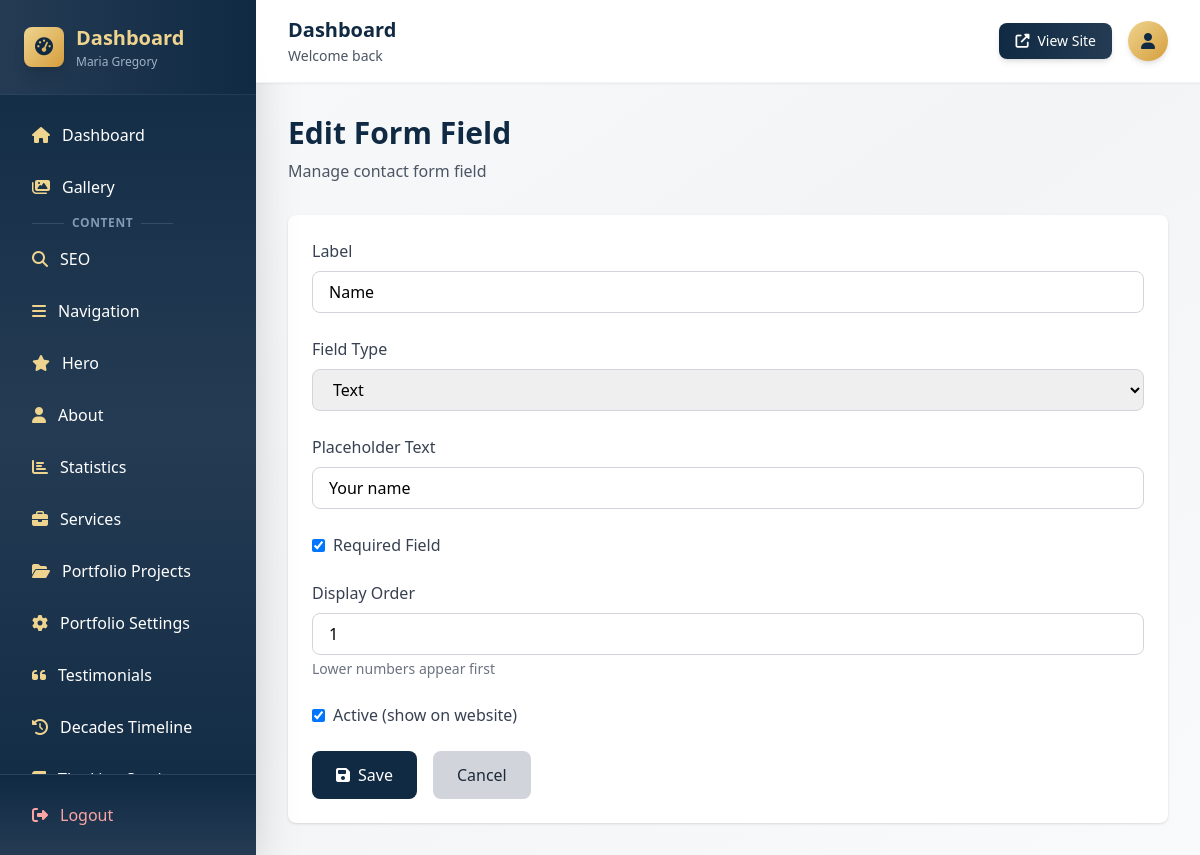
Screenshot of /dashboard/contact-form-fields/7/ (signed in) with the database file from the repository.
### myApp/models.py (models this page shows, shortened)
class ContactFormField(models.Model):
    FIELD_TYPE_CHOICES = [
        ('text', 'Text'),
        ('email', 'Email'),
        ('textarea', 'Textarea'),
        ('select', 'Select'),
        ('checkbox', 'Checkbox'),
    ]
    label = models.CharField(max_length=200)
    field_type = models.CharField(max_length=20, choices=FIELD_TYPE_CHOICES, default='text')
    placeholder = models.CharField(max_length=200, blank=True)
    is_required = models.BooleanField(default=False)
    sort_order = models.IntegerField(default=0)
    is_active = models.BooleanField(default=True)
    options = JSONField(default=list, blank=True)  # For select/checkbox options
    created_at = models.DateTimeField(auto_now_add=True)
    class Meta:
        ordering = ['sort_order', 'id']
        verbose_name = "Contact Form Field"
        verbose_name_plural = "Contact Form Fields"

### myApp/dashboard_views.py (the view, shortened to what this page needs)
# urls.py: path('contact-form-fields/<int:field_id>/', dashboard_views.contact_form_field_edit, name='contact_form_field_edit'),
@login_required
def contact_form_field_edit(request, field_id=None):
    if field_id:
        field = get_object_or_404(ContactFormField, id=field_id)
    else:
        field = ContactFormField()
    context = {'field': field}
    return render(request, 'dashboard/contact_form_field_edit.html', context)

### myApp/templates/dashboard/contact_form_field_edit.html (shortened to what this page needs)
{% extends "dashboard/base.html" %}
{% block content %}
<div class="mb-8">
    <h1 class="text-3xl font-bold text-navy-900 mb-2">{% if field.id %}Edit{% else %}Add{% endif %} Form Field</h1>
    <p class="text-gray-600">Manage contact form field</p>
</div>
<form method="post" class="bg-white rounded-lg shadow p-6">
    <div class="mb-6">
        <label class="block text-gray-700 font-medium mb-2">Label</label>
        <input type="text" name="label" value="{{ field.label|default:'' }}" class="w-full px-4 py-2 border border-gray-300 rounded-lg focus:ring-2 focus:ring-navy-500" required placeholder="e.g., Name, Email">
    </div>
    <div class="mb-6">
        <label class="block text-gray-700 font-medium mb-2">Field Type</label>
        <select name="field_type" id="fieldType" class="w-full px-4 py-2 border border-gray-300 rounded-lg focus:ring-2 focus:ring-navy-500">
            <option value="text" {% if field.field_type == 'text' %}selected{% endif %}>Text</option>
        </select>
    </div>
    <div class="mb-6">
        <label class="block text-gray-700 font-medium mb-2">Placeholder Text</label>
        <input type="text" name="placeholder" value="{{ field.placeholder|default:'' }}" class="w-full px-4 py-2 border border-gray-300 rounded-lg focus:ring-2 focus:ring-navy-500" placeholder="e.g., Enter your name">
    </div>
    <div class="mb-6">
        <label class="flex items-center">
            <input type="checkbox" name="is_required" {% if field.is_required %}checked{% endif %} class="mr-2">
            <span class="text-gray-700 font-medium">Required Field</span>
        </label>
    </div>
    <div class="mb-6">
        <label class="block text-gray-700 font-medium mb-2">Display Order</label>
        <input type="number" name="sort_order" value="{{ field.sort_order|default:0 }}" class="w-full px-4 py-2 border border-gray-300 rounded-lg focus:ring-2 focus:ring-navy-500">
        <p class="text-sm text-gray-500 mt-1">Lower numbers appear first</p>
    </div>
    <div class="mb-6">
        <label class="flex items-center">
            <input type="checkbox" name="is_active" {% if field.is_active or not field.id %}checked{% endif %} class="mr-2">
            <span class="text-gray-700 font-medium">Active (show on website)</span>
        </label>
    </div>
    <div class="flex gap-4">
        <button type="submit" class="bg-navy-900 hover:bg-navy-800 text-white px-6 py-3 rounded-lg transition-colors">
            <i class="fas fa-save mr-2"></i>Save
        </button>
        <a href="{% url 'dashboard:contact_form_fields_list' %}" class="bg-gray-300 hover:bg-gray-400 text-gray-800 px-6 py-3 rounded-lg transition-colors">
            Cancel
        </a>
    </div>
</form>
{% endblock %}

### rows the page displays
ContactFormField: label "Name", field_type "Text", placeholder "Your name", is_required "☑", sort_order "1", is_active "☑"
